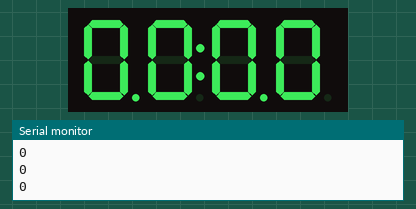
Simulated run of this sketch. Board: Arduino Uno, built with avr-gcc and run on an emulated ATmega328P. On the bench: 4-digit seven-segment display, the last lines printed to the serial monitor.

Above: at 0.1 s.
At 4.1 s:
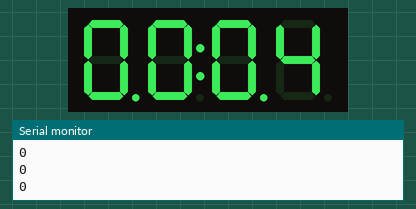
At 9.1 s:
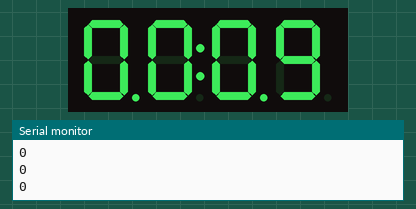
At 19.1 s:
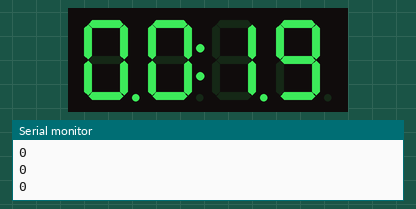
At 28.1 s:
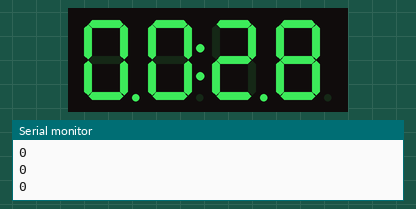
At 39.1 s:
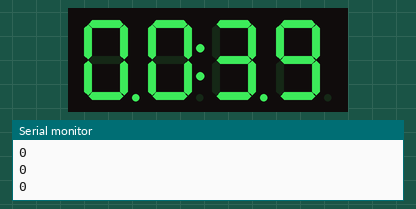

Measured:
- what the display in image 1 shows lasts 1.0 s, from 4.0 s to 5.0 s

The sketch:

code.ino
```cpp
#include <Arduino.h>
#include <TM1637Display.h>

#define CLK 2
#define DIO 3
#define TEST_DELAY 2000

TM1637Display display(CLK, DIO);

unsigned long tempoInicial = 0;
unsigned long tempoAtual = 0;
unsigned long tempoDecorrido = 0;
unsigned long tempoDecorridoM = 0;
int minutos = 0;
int segundos = 0;

void setup() {
  display.setBrightness(0x0f);
  Serial.begin(9600);
  tempoInicial = millis(); // Inicializa o tempo inicial
}

void loop() {
  tempoAtual = millis(); // Obtém o tempo atual em milissegundos
  tempoDecorrido = (tempoAtual - tempoInicial) / 1000; // Calcula o tempo decorrido em segundos
  minutos = tempoDecorrido / 60;
  segundos = tempoDecorrido - minutos*60;


  display.showNumberDecEx(minutos*100 + segundos, 0b11100000, true); // Exibe o tempo decorrido no display

  Serial.println(minutos); // Exibe o tempo decorrido no monitor serial
}
```
